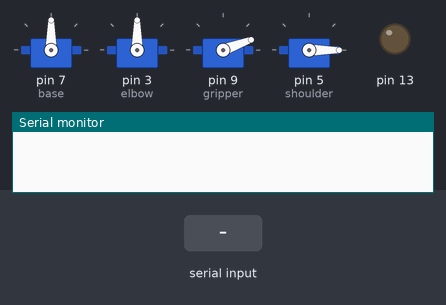
Bench run of a sketch on a simulated Arduino Uno, built with avr-gcc and run on an emulated ATmega328P. On the bench: 4 × servo, output pins drawn as LEDs (lit = HIGH), the last lines printed to the serial monitor. The test bench sets the inputs (shaded band).

Above: at 3.4 s.
3.5 s: "PICK \n" received over Serial
At 3.9 s:
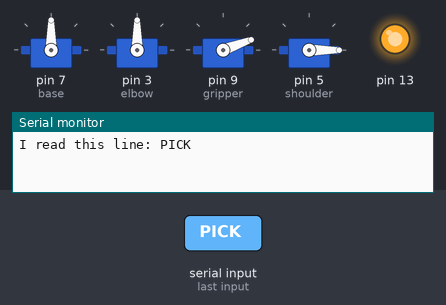
Timing chart, 0 to 6.5 s (numbered marks = the images above; inputs shaded):
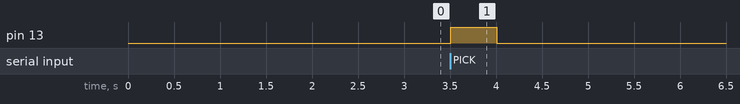

The sketch:

sketch_may14a.ino
```cpp
#include<Servo.h>
String incomingCommand = "";

String targetColor;

Servo base;
Servo shoulder;
Servo elbow;
Servo gripper;


int gripperstart = 20;
int gripperend = 67;
int elbowstart = 90;
int shoulderstart=0 ;
int basestart =90;

int baseredball=87;
int shoulderredball=120;
int elbowredball=107;

int baseyellowball=87;
int shoulderyellowball=120;
int elbowyellowball=107;


int basegreenball=87;
int shouldergreenball=120;
int elbowgreenball=107;

int baseredbox=150;
int shoulderredbox=70;
int elbowredbox=90;

int baseyellowbox=130;
int shoulderyellowbox=70;
int elbowyellowbox=90;

int basegreenbox=25;
int shouldergreenbox=70;
int elbowgreenbox=90;


void setup() {
  // put your setup code here, to run once:
     Serial.begin(9600);
      pinMode(13, OUTPUT);
    base.attach(7);
    elbow.attach(3);
   gripper.attach(9);
   shoulder.attach(5);

  base.write(basestart);
  shoulder.write(shoulderstart);
  elbow.write(elbowstart);
  gripper.write(gripperstart);

  delay(2000);

   movetostart();


}

void loop() {
  // put your main code here, to run repeatedly:
 if (Serial.available() > 0) {
    incomingCommand = Serial.readStringUntil('\n');

     if (incomingCommand.startsWith("PICK ")) {

      int firstSpace = incomingCommand.indexOf(' ');
      int firstComma = incomingCommand.indexOf(',');
      targetColor = incomingCommand.substring(firstSpace + 1, firstComma);


    Serial.print("I read this line: ");
    Serial.println(incomingCommand);
    digitalWrite(13, HIGH);
    delay(500);
    digitalWrite(13, LOW);


    pickBall();
    delay(1000);
    gotobox();
    delay(1000);
    movetostart();
   Serial.println("DONE");
   delay(7000);

   }
}
}


void move(Servo servo, int start, int end){
  if( start > end){
    for(int i = start;i>=end;i--){
     servo.write(i);
     delay(70);
    }
  }
    else{
      for(int i = start;i<=end;i++){
     servo.write(i);
     delay(70);
    }
}
}


void pickBall(){

  if(targetColor == "red ball"){
    move(elbow, elbowstart , elbowredball);
     delay(500);
    //   move(base,basestart,baseredball);
    //  delay(2000);
      move(shoulder,shoulderstart,shoulderredball);
     delay(500);
     move(gripper, gripperstart , gripperend);
     delay(500);
     move(shoulder,shoulderredball,shoulderstart);
     delay(500);
  }
  else if(targetColor == "yellow ball"){
      move(elbow, elbowstart , elbowyellowball);
     delay(500);
    //   move(base,basestart,baseredball);
    //  delay(2000);
      move(shoulder,shoulderstart,shoulderyellowball);
     delay(500);
     move(gripper, gripperstart , gripperend);
     delay(500);
     move(shoulder,shoulderyellowball,shoulderstart);
     delay(500);
  }
  else if(targetColor == "green ball"){
      move(elbow, elbowstart , elbowgreenball);
     delay(500);
    //   move(base,basestart,baseredball);
    //  delay(2000);
      move(shoulder,shoulderstart,shouldergreenball);
     delay(500);
     move(gripper, gripperstart , gripperend);
     delay(500);
     move(shoulder,shouldergreenball,shoulderstart);
     delay(500);
  }
}


void gotobox(){

  if(targetColor == "red ball"){
     move(base, baseredball , baseredbox);
     delay(500);
     move(elbow,elbowredball,elbowredbox);
     delay(500);
     move(shoulder,shoulderstart,shoulderredbox);
     delay(500);
     move(gripper, gripperend , gripperstart);
     delay(500);
  }
  else if(targetColor == "yellow ball"){
    move(base, baseyellowball , baseyellowbox);
     delay(500);
     move(elbow,elbowyellowball,elbowyellowbox);
     delay(500);
     move(shoulder,shoulderstart,shoulderyellowbox);
     delay(500);
     move(gripper, gripperend , gripperstart);
     delay(500);
  }
  else if(targetColor == "green ball"){
   move(base, basegreenball , basegreenbox);
     delay(500);
     move(elbow,elbowgreenball,elbowgreenbox);
     delay(500);
     move(shoulder,shoulderstart,shouldergreenbox);
     delay(500);
     move(gripper, gripperend , gripperstart);
     delay(500);
  }
}


void movetostart() {
  move(base,base.read(), basestart);

   move(shoulder,shoulder.read(), shoulderstart);

 move(elbow,elbow.read(),elbowstart);

 move(gripper, gripper.read(), gripperstart);
}
```

Measured:
- after the input at 3.5 s, pin 13: LOW → HIGH at once, → LOW 0.50 s later
